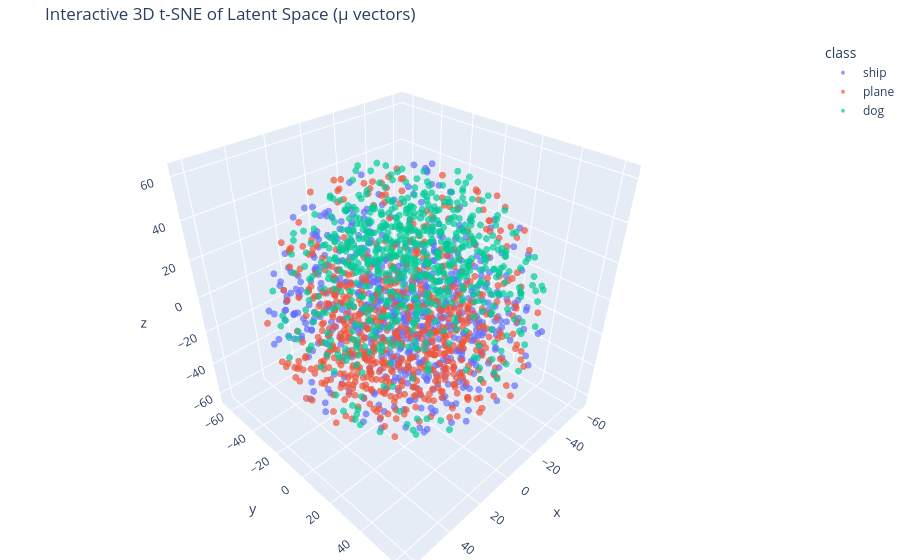

The cell this chart's notebook holds for it:
### Markdown cell above
# t-SNE visualization for the high dimentional latent space

### Code cell
import pandas as pd
import plotly.express as px
from sklearn.manifold import TSNE

model_high_recon = beta_models[0.1]
model_high_recon.eval()

all_mu, all_labels = [], []
with torch.no_grad():
    for imgs, labels in test_loader:
        mu, _ = model_high_recon.encode(imgs.to(device))
        all_mu.append(mu.cpu().numpy())
        all_labels.append(labels.numpy())

all_mu = np.concatenate(all_mu)[:5000]
all_labels = np.concatenate(all_labels)[:5000]

# Generate 3D t-SNE embeddings
mu_3d = TSNE(n_components=3, random_state=42, perplexity=30).fit_transform(all_mu)

# Map numeric labels to string class names for the legend
label_names = [CLASSES[int(label)] for label in all_labels]

# Create a DataFrame for an easier Plotly API experience
df = pd.DataFrame({
    'x': mu_3d[:, 0],
    'y': mu_3d[:, 1],
    'z': mu_3d[:, 2],
    'class': label_names
})

# Create the interactive 3D scatter plot
fig = px.scatter_3d(
    df, x='x', y='y', z='z',
    color='class',
    title='Interactive 3D t-SNE of Latent Space (μ vectors)',
    opacity=0.7,
    size_max=5
)

# Update layout for a cleaner look
fig.update_traces(marker=dict(size=4))
fig.update_layout(margin=dict(l=0, r=0, b=0, t=40))
fig.show()

### Figure 1 — Plotly figure (JSON) as saved in the notebook; plotly's stock layout.template omitted (floating-point values rounded to 4 significant figures; data arrays with more than 128 entries replaced by an {"elided": "..."} marker saying what was removed)
{"data": [{"hovertemplate": "class=ship<br>x=%{x}<br>y=%{y}<br>z=%{z}<extra></extra>", "legendgroup": "ship", "marker": {"color": "#636efa", "opacity": 0.7, "size": 4, "symbol": "circle"}, "mode": "markers", "name": "ship", "scene": "scene", "showlegend": true, "type": "scatter3d", "x": {"elided": "651 float values"}, "y": {"elided": "651 float values"}, "z": {"elided": "651 float values"}}, {"hovertemplate": "class=plane<br>x=%{x}<br>y=%{y}<br>z=%{z}<extra></extra>", "legendgroup": "plane", "marker": {"color": "#EF553B", "opacity": 0.7, "size": 4, "symbol": "circle"}, "mode": "markers", "name": "plane", "scene": "scene", "showlegend": true, "type": "scatter3d", "x": {"elided": "673 float values"}, "y": {"elided": "673 float values"}, "z": {"elided": "673 float values"}}, {"hovertemplate": "class=dog<br>x=%{x}<br>y=%{y}<br>z=%{z}<extra></extra>", "legendgroup": "dog", "marker": {"color": "#00cc96", "opacity": 0.7, "size": 4, "symbol": "circle"}, "mode": "markers", "name": "dog", "scene": "scene", "showlegend": true, "type": "scatter3d", "x": {"elided": "676 float values"}, "y": {"elided": "676 float values"}, "z": {"elided": "676 float values"}}], "layout": {"legend": {"title": {"text": "class"}, "tracegroupgap": 0}, "margin": {"b": 0, "l": 0, "r": 0, "t": 40}, "scene": {"domain": {"x": [0, 1], "y": [0, 1]}, "xaxis": {"title": {"text": "x"}}, "yaxis": {"title": {"text": "y"}}, "zaxis": {"title": {"text": "z"}}}, "title": {"text": "Interactive 3D t-SNE of Latent Space (μ vectors)"}}}
